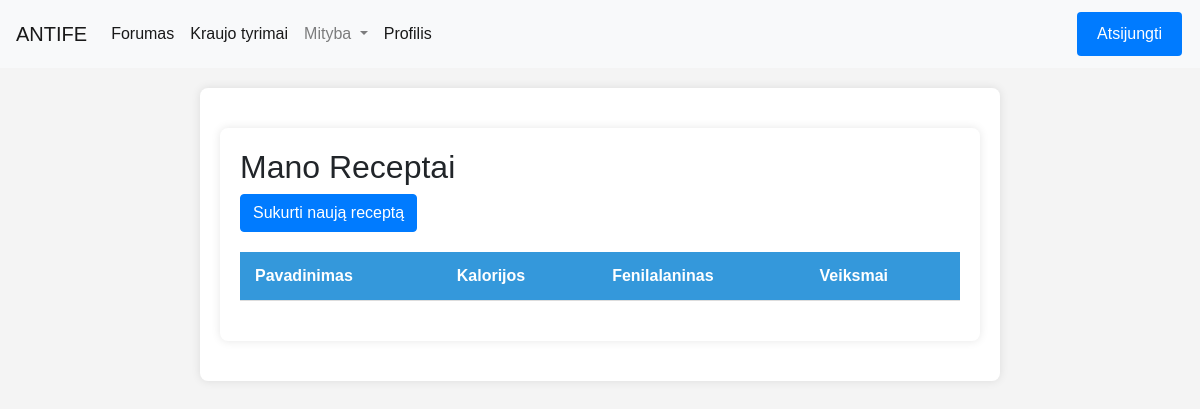
The page /mityba/manoreceptai_list/ (signed in) on the database as committed earlier.
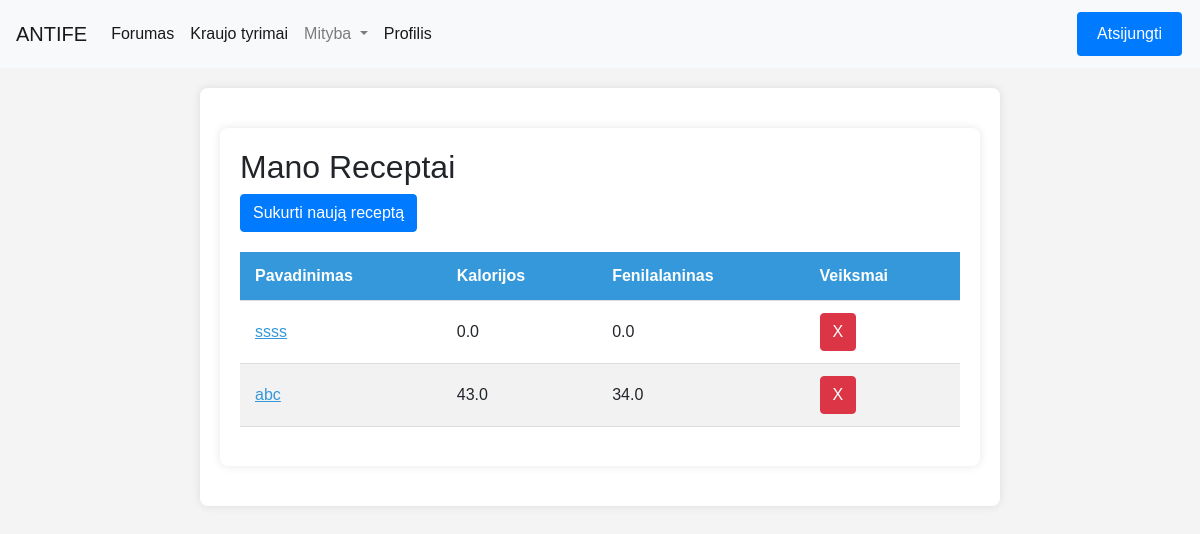
The same page on the database as committed later.
### homepage/models.py (models this page shows)
class Receptai(models.Model):
    kalorijos = models.FloatField(default=0.0)
    pavadinimas = models.CharField(max_length=255)
    fenilalaninas = models.FloatField(default=0.0)
    baltymai = models.FloatField(default=0.0)
    aprasas = models.CharField(max_length=255)

### Mityba/views.py (the view)
# urls.py: path('manoreceptai_list/', views.manoreceptai_list, name='manoreceptai_list'),
@login_required
def manoreceptai_list(request):
    current_user = request.user
    try:
        naudotojas = Naudotojai.objects.get(user=current_user)
        user_recipe_ids = Naudotojo_receptai.objects.filter(fk_Naudotojasid_Naudotojas=naudotojas).values_list('fk_Receptasid_Receptas', flat=True)
        receptai_list = Receptai.objects.filter(id__in=user_recipe_ids)
    except Naudotojai.DoesNotExist:
        receptai_list = []
    return render(request, 'ManoReceptai.html', {'manoreceptai_list': receptai_list})

### Mityba/templates/ManoReceptai.html (shortened to what this page needs)
{% extends "base.html" %}
{% block content %}
    <div class="container">
        <h2>Mano Receptai</h2>
        <a href="{% url 'mityba:create_recipe' %}" class="btn btn-primary custom-button">Sukurti naują receptą</a>
        <table class="styled-table">
            <thead>
                <tr>
                    <th>Pavadinimas</th>
                    <th>Kalorijos</th>
                    <th>Fenilalaninas</th>
                    <th>Veiksmai</th>
                </tr>
            </thead>
            <tbody>
                {% for receptas in manoreceptai_list %}
                    {% if receptas.naudotojo_receptai_set.exists %}
                        <tr>
                            <td class="name-cell" data-toggle="aprasas-{{ forloop.counter }}" data-ingredientai="ingredientai-{{ forloop.counter }}">{{ receptas.pavadinimas }}</td>
                            <td>{{ receptas.kalorijos }}</td>
                            <td>{{ receptas.fenilalaninas }}</td>
                            <td>
                                <div id="remove-button-container-{{ forloop.counter }}">
                                    {% if user.is_authenticated %}
                                        <button class="btn btn-danger remove-recipe" data-id="{{ receptas.id }}">X</button>
                                    {% endif %}
                                </div>
                            </td>
                        </tr>
                    {% endif %}
                {% endfor %}
            </tbody>
        </table>
    </div>
{% endblock %}

Rows that differ between the two databases and show on the page:
added Receptai: pavadinimas "ssss", kalorijos "0.0", fenilalaninas "0.0"
added Receptai: pavadinimas "abc", kalorijos "43.0", fenilalaninas "34.0"
